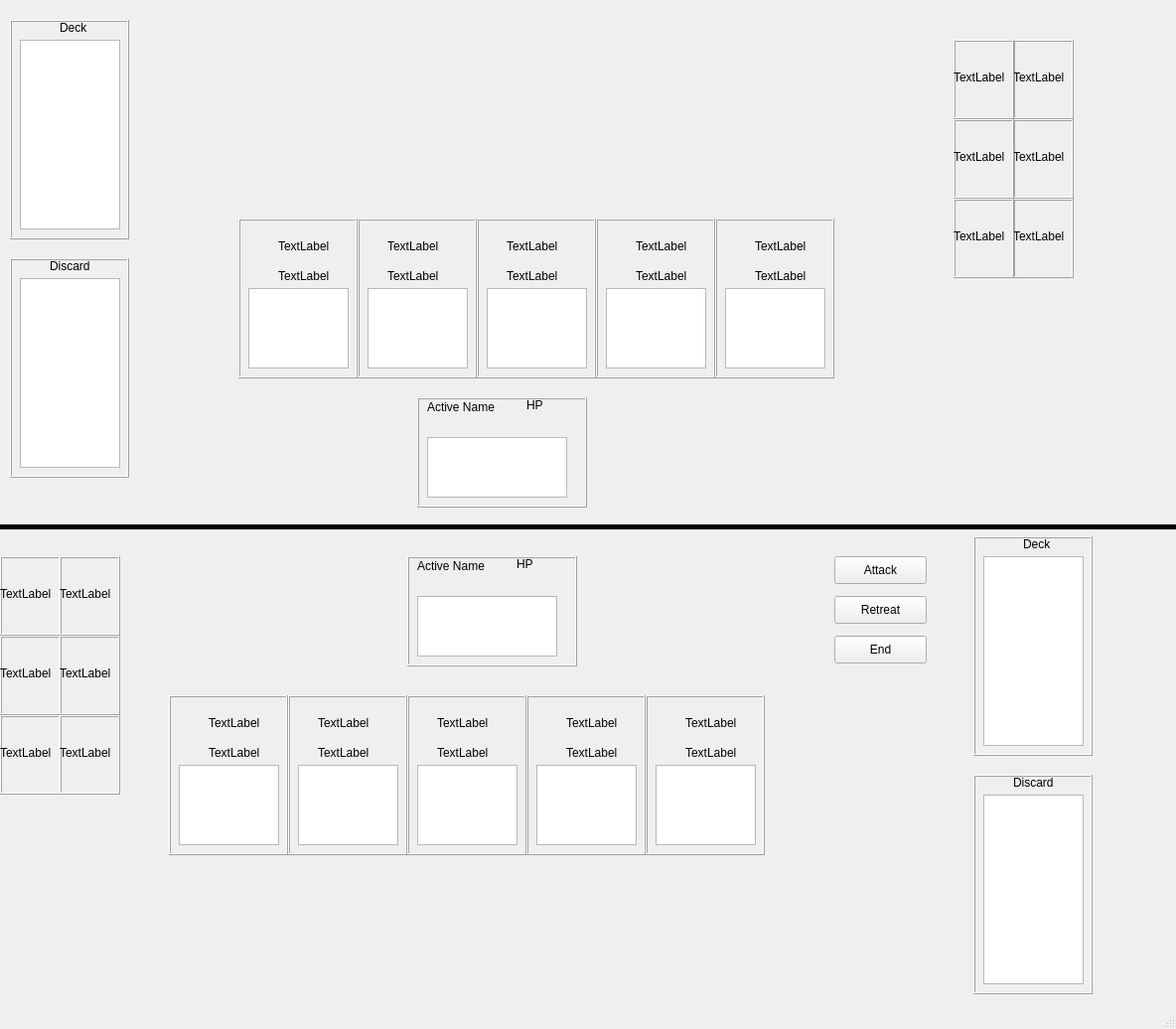
<?xml version="1.0" encoding="UTF-8"?>
<ui version="4.0">
 <class>MainWindow</class>
 <widget class="QMainWindow" name="MainWindow">
  <property name="geometry">
   <rect>
    <x>0</x>
    <y>0</y>
    <width>1184</width>
    <height>1036</height>
   </rect>
  </property>
  <property name="mouseTracking">
   <bool>true</bool>
  </property>
  <property name="windowTitle">
   <string>MainWindow</string>
  </property>
  <widget class="QWidget" name="centralwidget">
   <widget class="Line" name="line">
    <property name="geometry">
     <rect>
      <x>-10</x>
      <y>520</y>
      <width>1221</width>
      <height>20</height>
     </rect>
    </property>
    <property name="frameShadow">
     <enum>QFrame::Plain</enum>
    </property>
    <property name="lineWidth">
     <number>5</number>
    </property>
    <property name="orientation">
     <enum>Qt::Horizontal</enum>
    </property>
   </widget>
   <widget class="QFrame" name="frame">
    <property name="geometry">
     <rect>
      <x>410</x>
      <y>560</y>
      <width>171</width>
      <height>111</height>
     </rect>
    </property>
    <property name="frameShape">
     <enum>QFrame::Box</enum>
    </property>
    <property name="frameShadow">
     <enum>QFrame::Raised</enum>
    </property>
    <widget class="QLabel" name="activeName">
     <property name="geometry">
      <rect>
       <x>10</x>
       <y>0</y>
       <width>71</width>
       <height>20</height>
      </rect>
     </property>
     <property name="text">
      <string>Active Name</string>
     </property>
    </widget>
    <widget class="QLabel" name="activeHP">
     <property name="geometry">
      <rect>
       <x>110</x>
       <y>0</y>
       <width>55</width>
       <height>16</height>
      </rect>
     </property>
     <property name="text">
      <string>HP</string>
     </property>
    </widget>
    <widget class="QListView" name="activeAttach">
     <property name="geometry">
      <rect>
       <x>10</x>
       <y>40</y>
       <width>141</width>
       <height>61</height>
      </rect>
     </property>
    </widget>
   </widget>
   <widget class="QFrame" name="frame_2">
    <property name="geometry">
     <rect>
      <x>0</x>
      <y>560</y>
      <width>61</width>
      <height>80</height>
     </rect>
    </property>
    <property name="frameShape">
     <enum>QFrame::Box</enum>
    </property>
    <property name="frameShadow">
     <enum>QFrame::Raised</enum>
    </property>
    <widget class="QLabel" name="prize1">
     <property name="geometry">
      <rect>
       <x>0</x>
       <y>30</y>
       <width>55</width>
       <height>16</height>
      </rect>
     </property>
     <property name="text">
      <string>TextLabel</string>
     </property>
    </widget>
   </widget>
   <widget class="QFrame" name="frame_3">
    <property name="geometry">
     <rect>
      <x>980</x>
      <y>780</y>
      <width>120</width>
      <height>221</height>
     </rect>
    </property>
    <property name="frameShape">
     <enum>QFrame::Box</enum>
    </property>
    <property name="frameShadow">
     <enum>QFrame::Raised</enum>
    </property>
    <widget class="QListView" name="discardList">
     <property name="geometry">
      <rect>
       <x>10</x>
       <y>20</y>
       <width>101</width>
       <height>191</height>
      </rect>
     </property>
    </widget>
    <widget class="QLabel" name="discardlbl">
     <property name="geometry">
      <rect>
       <x>40</x>
       <y>0</y>
       <width>55</width>
       <height>16</height>
      </rect>
     </property>
     <property name="text">
      <string>Discard</string>
     </property>
    </widget>
   </widget>
   <widget class="QFrame" name="frame_5">
    <property name="geometry">
     <rect>
      <x>170</x>
      <y>700</y>
      <width>120</width>
      <height>161</height>
     </rect>
    </property>
    <property name="frameShape">
     <enum>QFrame::Box</enum>
    </property>
    <property name="frameShadow">
     <enum>QFrame::Raised</enum>
    </property>
    <widget class="QLabel" name="bench1Name">
     <property name="geometry">
      <rect>
       <x>40</x>
       <y>20</y>
       <width>55</width>
       <height>16</height>
      </rect>
     </property>
     <property name="text">
      <string>TextLabel</string>
     </property>
    </widget>
    <widget class="QLabel" name="bench1HP">
     <property name="geometry">
      <rect>
       <x>40</x>
       <y>50</y>
       <width>55</width>
       <height>16</height>
      </rect>
     </property>
     <property name="text">
      <string>TextLabel</string>
     </property>
    </widget>
    <widget class="QListWidget" name="bench1Attach">
     <property name="geometry">
      <rect>
       <x>10</x>
       <y>70</y>
       <width>101</width>
       <height>81</height>
      </rect>
     </property>
    </widget>
   </widget>
   <widget class="QFrame" name="frame_6">
    <property name="geometry">
     <rect>
      <x>410</x>
      <y>700</y>
      <width>120</width>
      <height>161</height>
     </rect>
    </property>
    <property name="frameShape">
     <enum>QFrame::Box</enum>
    </property>
    <property name="frameShadow">
     <enum>QFrame::Raised</enum>
    </property>
    <widget class="QLabel" name="bench3Name">
     <property name="geometry">
      <rect>
       <x>30</x>
       <y>20</y>
       <width>55</width>
       <height>16</height>
      </rect>
     </property>
     <property name="text">
      <string>TextLabel</string>
     </property>
    </widget>
    <widget class="QLabel" name="bench3HP">
     <property name="geometry">
      <rect>
       <x>30</x>
       <y>50</y>
       <width>55</width>
       <height>16</height>
      </rect>
     </property>
     <property name="text">
      <string>TextLabel</string>
     </property>
    </widget>
    <widget class="QListWidget" name="bench3Attach">
     <property name="geometry">
      <rect>
       <x>10</x>
       <y>70</y>
       <width>101</width>
       <height>81</height>
      </rect>
     </property>
    </widget>
   </widget>
   <widget class="QFrame" name="frame_7">
    <property name="geometry">
     <rect>
      <x>290</x>
      <y>700</y>
      <width>120</width>
      <height>161</height>
     </rect>
    </property>
    <property name="frameShape">
     <enum>QFrame::Box</enum>
    </property>
    <property name="frameShadow">
     <enum>QFrame::Raised</enum>
    </property>
    <widget class="QLabel" name="bench2Name">
     <property name="geometry">
      <rect>
       <x>30</x>
       <y>20</y>
       <width>55</width>
       <height>16</height>
      </rect>
     </property>
     <property name="text">
      <string>TextLabel</string>
     </property>
    </widget>
    <widget class="QLabel" name="bench2HP">
     <property name="geometry">
      <rect>
       <x>30</x>
       <y>50</y>
       <width>55</width>
       <height>16</height>
      </rect>
     </property>
     <property name="text">
      <string>TextLabel</string>
     </property>
    </widget>
    <widget class="QListWidget" name="bench2Attach">
     <property name="geometry">
      <rect>
       <x>10</x>
       <y>70</y>
       <width>101</width>
       <height>81</height>
      </rect>
     </property>
    </widget>
   </widget>
   <widget class="QFrame" name="frame_8">
    <property name="geometry">
     <rect>
      <x>530</x>
      <y>700</y>
      <width>120</width>
      <height>161</height>
     </rect>
    </property>
    <property name="frameShape">
     <enum>QFrame::Box</enum>
    </property>
    <property name="frameShadow">
     <enum>QFrame::Raised</enum>
    </property>
    <widget class="QLabel" name="bench4Name">
     <property name="geometry">
      <rect>
       <x>40</x>
       <y>20</y>
       <width>55</width>
       <height>16</height>
      </rect>
     </property>
     <property name="text">
      <string>TextLabel</string>
     </property>
    </widget>
    <widget class="QLabel" name="bench4HP">
     <property name="geometry">
      <rect>
       <x>40</x>
       <y>50</y>
       <width>55</width>
       <height>16</height>
      </rect>
     </property>
     <property name="text">
      <string>TextLabel</string>
     </property>
    </widget>
    <widget class="QListWidget" name="bench4Attach">
     <property name="geometry">
      <rect>
       <x>10</x>
       <y>70</y>
       <width>101</width>
       <height>81</height>
      </rect>
     </property>
    </widget>
   </widget>
   <widget class="QFrame" name="frame_9">
    <property name="geometry">
     <rect>
      <x>650</x>
      <y>700</y>
      <width>120</width>
      <height>161</height>
     </rect>
    </property>
    <property name="frameShape">
     <enum>QFrame::Box</enum>
    </property>
    <property name="frameShadow">
     <enum>QFrame::Raised</enum>
    </property>
    <widget class="QLabel" name="bench5Name">
     <property name="geometry">
      <rect>
       <x>40</x>
       <y>20</y>
       <width>55</width>
       <height>16</height>
      </rect>
     </property>
     <property name="text">
      <string>TextLabel</string>
     </property>
    </widget>
    <widget class="QLabel" name="bench5HP">
     <property name="geometry">
      <rect>
       <x>40</x>
       <y>50</y>
       <width>55</width>
       <height>16</height>
      </rect>
     </property>
     <property name="text">
      <string>TextLabel</string>
     </property>
    </widget>
    <widget class="QListWidget" name="bench5Attach">
     <property name="geometry">
      <rect>
       <x>10</x>
       <y>70</y>
       <width>101</width>
       <height>81</height>
      </rect>
     </property>
    </widget>
   </widget>
   <widget class="QFrame" name="frame_4">
    <property name="geometry">
     <rect>
      <x>980</x>
      <y>540</y>
      <width>120</width>
      <height>221</height>
     </rect>
    </property>
    <property name="frameShape">
     <enum>QFrame::Box</enum>
    </property>
    <property name="frameShadow">
     <enum>QFrame::Raised</enum>
    </property>
    <widget class="QListView" name="deckList">
     <property name="geometry">
      <rect>
       <x>10</x>
       <y>20</y>
       <width>101</width>
       <height>191</height>
      </rect>
     </property>
    </widget>
    <widget class="QLabel" name="decklbl">
     <property name="geometry">
      <rect>
       <x>50</x>
       <y>0</y>
       <width>55</width>
       <height>16</height>
      </rect>
     </property>
     <property name="text">
      <string>Deck</string>
     </property>
    </widget>
   </widget>
   <widget class="QFrame" name="frame_10">
    <property name="geometry">
     <rect>
      <x>60</x>
      <y>560</y>
      <width>61</width>
      <height>80</height>
     </rect>
    </property>
    <property name="frameShape">
     <enum>QFrame::Box</enum>
    </property>
    <property name="frameShadow">
     <enum>QFrame::Raised</enum>
    </property>
    <widget class="QLabel" name="prize2">
     <property name="geometry">
      <rect>
       <x>0</x>
       <y>30</y>
       <width>55</width>
       <height>16</height>
      </rect>
     </property>
     <property name="text">
      <string>TextLabel</string>
     </property>
    </widget>
   </widget>
   <widget class="QFrame" name="frame_11">
    <property name="geometry">
     <rect>
      <x>0</x>
      <y>640</y>
      <width>61</width>
      <height>80</height>
     </rect>
    </property>
    <property name="frameShape">
     <enum>QFrame::Box</enum>
    </property>
    <property name="frameShadow">
     <enum>QFrame::Raised</enum>
    </property>
    <widget class="QLabel" name="prize3">
     <property name="geometry">
      <rect>
       <x>0</x>
       <y>30</y>
       <width>55</width>
       <height>16</height>
      </rect>
     </property>
     <property name="text">
      <string>TextLabel</string>
     </property>
    </widget>
   </widget>
   <widget class="QFrame" name="frame_12">
    <property name="geometry">
     <rect>
      <x>60</x>
      <y>640</y>
      <width>61</width>
      <height>80</height>
     </rect>
    </property>
    <property name="frameShape">
     <enum>QFrame::Box</enum>
    </property>
    <property name="frameShadow">
     <enum>QFrame::Raised</enum>
    </property>
    <widget class="QLabel" name="prize4">
     <property name="geometry">
      <rect>
       <x>0</x>
       <y>30</y>
       <width>55</width>
       <height>16</height>
      </rect>
     </property>
     <property name="text">
      <string>TextLabel</string>
     </property>
    </widget>
   </widget>
   <widget class="QFrame" name="frame_13">
    <property name="geometry">
     <rect>
      <x>0</x>
      <y>720</y>
      <width>61</width>
      <height>80</height>
     </rect>
    </property>
    <property name="frameShape">
     <enum>QFrame::Box</enum>
    </property>
    <property name="frameShadow">
     <enum>QFrame::Raised</enum>
    </property>
    <widget class="QLabel" name="prize5">
     <property name="geometry">
      <rect>
       <x>0</x>
       <y>30</y>
       <width>55</width>
       <height>16</height>
      </rect>
     </property>
     <property name="text">
      <string>TextLabel</string>
     </property>
    </widget>
   </widget>
   <widget class="QFrame" name="frame_14">
    <property name="geometry">
     <rect>
      <x>60</x>
      <y>720</y>
      <width>61</width>
      <height>80</height>
     </rect>
    </property>
    <property name="frameShape">
     <enum>QFrame::Box</enum>
    </property>
    <property name="frameShadow">
     <enum>QFrame::Raised</enum>
    </property>
    <widget class="QLabel" name="prize6">
     <property name="geometry">
      <rect>
       <x>0</x>
       <y>30</y>
       <width>55</width>
       <height>16</height>
      </rect>
     </property>
     <property name="text">
      <string>TextLabel</string>
     </property>
    </widget>
   </widget>
   <widget class="QFrame" name="frame_15">
    <property name="geometry">
     <rect>
      <x>1020</x>
      <y>120</y>
      <width>61</width>
      <height>80</height>
     </rect>
    </property>
    <property name="frameShape">
     <enum>QFrame::Box</enum>
    </property>
    <property name="frameShadow">
     <enum>QFrame::Raised</enum>
    </property>
    <widget class="QLabel" name="oppprize4">
     <property name="geometry">
      <rect>
       <x>0</x>
       <y>30</y>
       <width>55</width>
       <height>16</height>
      </rect>
     </property>
     <property name="text">
      <string>TextLabel</string>
     </property>
    </widget>
   </widget>
   <widget class="QFrame" name="frame_16">
    <property name="geometry">
     <rect>
      <x>960</x>
      <y>120</y>
      <width>61</width>
      <height>80</height>
     </rect>
    </property>
    <property name="frameShape">
     <enum>QFrame::Box</enum>
    </property>
    <property name="frameShadow">
     <enum>QFrame::Raised</enum>
    </property>
    <widget class="QLabel" name="oppprize3">
     <property name="geometry">
      <rect>
       <x>0</x>
       <y>30</y>
       <width>55</width>
       <height>16</height>
      </rect>
     </property>
     <property name="text">
      <string>TextLabel</string>
     </property>
    </widget>
   </widget>
   <widget class="QFrame" name="frame_17">
    <property name="geometry">
     <rect>
      <x>1020</x>
      <y>40</y>
      <width>61</width>
      <height>80</height>
     </rect>
    </property>
    <property name="frameShape">
     <enum>QFrame::Box</enum>
    </property>
    <property name="frameShadow">
     <enum>QFrame::Raised</enum>
    </property>
    <widget class="QLabel" name="oppprize2">
     <property name="geometry">
      <rect>
       <x>0</x>
       <y>30</y>
       <width>55</width>
       <height>16</height>
      </rect>
     </property>
     <property name="text">
      <string>TextLabel</string>
     </property>
    </widget>
   </widget>
   <widget class="QFrame" name="frame_18">
    <property name="geometry">
     <rect>
      <x>960</x>
      <y>40</y>
      <width>61</width>
      <height>80</height>
     </rect>
    </property>
    <property name="frameShape">
     <enum>QFrame::Box</enum>
    </property>
    <property name="frameShadow">
     <enum>QFrame::Raised</enum>
    </property>
    <widget class="QLabel" name="oppprize1">
     <property name="geometry">
      <rect>
       <x>0</x>
       <y>30</y>
       <width>55</width>
       <height>16</height>
      </rect>
     </property>
     <property name="text">
      <string>TextLabel</string>
     </property>
    </widget>
   </widget>
   <widget class="QFrame" name="frame_19">
    <property name="geometry">
     <rect>
      <x>1020</x>
      <y>200</y>
      <width>61</width>
      <height>80</height>
     </rect>
    </property>
    <property name="frameShape">
     <enum>QFrame::Box</enum>
    </property>
    <property name="frameShadow">
     <enum>QFrame::Raised</enum>
    </property>
    <widget class="QLabel" name="oppprize6">
     <property name="geometry">
      <rect>
       <x>0</x>
       <y>30</y>
       <width>55</width>
       <height>16</height>
      </rect>
     </property>
     <property name="text">
      <string>TextLabel</string>
     </property>
    </widget>
   </widget>
   <widget class="QFrame" name="frame_20">
    <property name="geometry">
     <rect>
      <x>960</x>
      <y>200</y>
      <width>61</width>
      <height>80</height>
     </rect>
    </property>
    <property name="frameShape">
     <enum>QFrame::Box</enum>
    </property>
    <property name="frameShadow">
     <enum>QFrame::Raised</enum>
    </property>
    <widget class="QLabel" name="oppprize5">
     <property name="geometry">
      <rect>
       <x>0</x>
       <y>30</y>
       <width>55</width>
       <height>16</height>
      </rect>
     </property>
     <property name="text">
      <string>TextLabel</string>
     </property>
    </widget>
   </widget>
   <widget class="QFrame" name="frame_21">
    <property name="geometry">
     <rect>
      <x>10</x>
      <y>20</y>
      <width>120</width>
      <height>221</height>
     </rect>
    </property>
    <property name="frameShape">
     <enum>QFrame::Box</enum>
    </property>
    <property name="frameShadow">
     <enum>QFrame::Raised</enum>
    </property>
    <widget class="QListView" name="oppdeckList">
     <property name="geometry">
      <rect>
       <x>10</x>
       <y>20</y>
       <width>101</width>
       <height>191</height>
      </rect>
     </property>
    </widget>
    <widget class="QLabel" name="decklbl_2">
     <property name="geometry">
      <rect>
       <x>50</x>
       <y>0</y>
       <width>55</width>
       <height>16</height>
      </rect>
     </property>
     <property name="text">
      <string>Deck</string>
     </property>
    </widget>
   </widget>
   <widget class="QFrame" name="frame_22">
    <property name="geometry">
     <rect>
      <x>10</x>
      <y>260</y>
      <width>120</width>
      <height>221</height>
     </rect>
    </property>
    <property name="frameShape">
     <enum>QFrame::Box</enum>
    </property>
    <property name="frameShadow">
     <enum>QFrame::Raised</enum>
    </property>
    <widget class="QListView" name="oppdiscardList">
     <property name="geometry">
      <rect>
       <x>10</x>
       <y>20</y>
       <width>101</width>
       <height>191</height>
      </rect>
     </property>
    </widget>
    <widget class="QLabel" name="discardlbl_2">
     <property name="geometry">
      <rect>
       <x>40</x>
       <y>0</y>
       <width>55</width>
       <height>16</height>
      </rect>
     </property>
     <property name="text">
      <string>Discard</string>
     </property>
    </widget>
   </widget>
   <widget class="QFrame" name="frame_23">
    <property name="geometry">
     <rect>
      <x>360</x>
      <y>220</y>
      <width>120</width>
      <height>161</height>
     </rect>
    </property>
    <property name="frameShape">
     <enum>QFrame::Box</enum>
    </property>
    <property name="frameShadow">
     <enum>QFrame::Raised</enum>
    </property>
    <widget class="QLabel" name="oppbench2Name">
     <property name="geometry">
      <rect>
       <x>30</x>
       <y>20</y>
       <width>55</width>
       <height>16</height>
      </rect>
     </property>
     <property name="text">
      <string>TextLabel</string>
     </property>
    </widget>
    <widget class="QLabel" name="oppbench2HP">
     <property name="geometry">
      <rect>
       <x>30</x>
       <y>50</y>
       <width>55</width>
       <height>16</height>
      </rect>
     </property>
     <property name="text">
      <string>TextLabel</string>
     </property>
    </widget>
    <widget class="QListWidget" name="oppbench2Attach">
     <property name="geometry">
      <rect>
       <x>10</x>
       <y>70</y>
       <width>101</width>
       <height>81</height>
      </rect>
     </property>
    </widget>
   </widget>
   <widget class="QFrame" name="frame_24">
    <property name="geometry">
     <rect>
      <x>420</x>
      <y>400</y>
      <width>171</width>
      <height>111</height>
     </rect>
    </property>
    <property name="frameShape">
     <enum>QFrame::Box</enum>
    </property>
    <property name="frameShadow">
     <enum>QFrame::Raised</enum>
    </property>
    <widget class="QLabel" name="oppactiveName">
     <property name="geometry">
      <rect>
       <x>10</x>
       <y>0</y>
       <width>71</width>
       <height>20</height>
      </rect>
     </property>
     <property name="text">
      <string>Active Name</string>
     </property>
    </widget>
    <widget class="QLabel" name="oppactiveHP">
     <property name="geometry">
      <rect>
       <x>110</x>
       <y>0</y>
       <width>55</width>
       <height>16</height>
      </rect>
     </property>
     <property name="text">
      <string>HP</string>
     </property>
    </widget>
    <widget class="QListView" name="oppactiveAttach_2">
     <property name="geometry">
      <rect>
       <x>10</x>
       <y>40</y>
       <width>141</width>
       <height>61</height>
      </rect>
     </property>
    </widget>
   </widget>
   <widget class="QFrame" name="frame_25">
    <property name="geometry">
     <rect>
      <x>600</x>
      <y>220</y>
      <width>120</width>
      <height>161</height>
     </rect>
    </property>
    <property name="frameShape">
     <enum>QFrame::Box</enum>
    </property>
    <property name="frameShadow">
     <enum>QFrame::Raised</enum>
    </property>
    <widget class="QLabel" name="oppbench4Name">
     <property name="geometry">
      <rect>
       <x>40</x>
       <y>20</y>
       <width>55</width>
       <height>16</height>
      </rect>
     </property>
     <property name="text">
      <string>TextLabel</string>
     </property>
    </widget>
    <widget class="QLabel" name="oppbench4HP_2">
     <property name="geometry">
      <rect>
       <x>40</x>
       <y>50</y>
       <width>55</width>
       <height>16</height>
      </rect>
     </property>
     <property name="text">
      <string>TextLabel</string>
     </property>
    </widget>
    <widget class="QListWidget" name="oppbench4Attach">
     <property name="geometry">
      <rect>
       <x>10</x>
       <y>70</y>
       <width>101</width>
       <height>81</height>
      </rect>
     </property>
    </widget>
   </widget>
   <widget class="QFrame" name="frame_26">
    <property name="geometry">
     <rect>
      <x>480</x>
      <y>220</y>
      <width>120</width>
      <height>161</height>
     </rect>
    </property>
    <property name="frameShape">
     <enum>QFrame::Box</enum>
    </property>
    <property name="frameShadow">
     <enum>QFrame::Raised</enum>
    </property>
    <widget class="QLabel" name="oppbench3Name">
     <property name="geometry">
      <rect>
       <x>30</x>
       <y>20</y>
       <width>55</width>
       <height>16</height>
      </rect>
     </property>
     <property name="text">
      <string>TextLabel</string>
     </property>
    </widget>
    <widget class="QLabel" name="oppbench3HP">
     <property name="geometry">
      <rect>
       <x>30</x>
       <y>50</y>
       <width>55</width>
       <height>16</height>
      </rect>
     </property>
     <property name="text">
      <string>TextLabel</string>
     </property>
    </widget>
    <widget class="QListWidget" name="oppbench3Attach">
     <property name="geometry">
      <rect>
       <x>10</x>
       <y>70</y>
       <width>101</width>
       <height>81</height>
      </rect>
     </property>
    </widget>
   </widget>
   <widget class="QFrame" name="frame_27">
    <property name="geometry">
     <rect>
      <x>720</x>
      <y>220</y>
      <width>120</width>
      <height>161</height>
     </rect>
    </property>
    <property name="frameShape">
     <enum>QFrame::Box</enum>
    </property>
    <property name="frameShadow">
     <enum>QFrame::Raised</enum>
    </property>
    <widget class="QLabel" name="oppbench5Name">
     <property name="geometry">
      <rect>
       <x>40</x>
       <y>20</y>
       <width>55</width>
       <height>16</height>
      </rect>
     </property>
     <property name="text">
      <string>TextLabel</string>
     </property>
    </widget>
    <widget class="QLabel" name="oppbench5HP">
     <property name="geometry">
      <rect>
       <x>40</x>
       <y>50</y>
       <width>55</width>
       <height>16</height>
      </rect>
     </property>
     <property name="text">
      <string>TextLabel</string>
     </property>
    </widget>
    <widget class="QListWidget" name="oppbench5Attach">
     <property name="geometry">
      <rect>
       <x>10</x>
       <y>70</y>
       <width>101</width>
       <height>81</height>
      </rect>
     </property>
    </widget>
   </widget>
   <widget class="QFrame" name="frame_28">
    <property name="geometry">
     <rect>
      <x>240</x>
      <y>220</y>
      <width>120</width>
      <height>161</height>
     </rect>
    </property>
    <property name="frameShape">
     <enum>QFrame::Box</enum>
    </property>
    <property name="frameShadow">
     <enum>QFrame::Raised</enum>
    </property>
    <widget class="QLabel" name="oppbench1Name">
     <property name="geometry">
      <rect>
       <x>40</x>
       <y>20</y>
       <width>55</width>
       <height>16</height>
      </rect>
     </property>
     <property name="text">
      <string>TextLabel</string>
     </property>
    </widget>
    <widget class="QLabel" name="oppbench1HP">
     <property name="geometry">
      <rect>
       <x>40</x>
       <y>50</y>
       <width>55</width>
       <height>16</height>
      </rect>
     </property>
     <property name="text">
      <string>TextLabel</string>
     </property>
    </widget>
    <widget class="QListWidget" name="oppAttach">
     <property name="geometry">
      <rect>
       <x>10</x>
       <y>70</y>
       <width>101</width>
       <height>81</height>
      </rect>
     </property>
    </widget>
   </widget>
   <widget class="QPushButton" name="atkButton">
    <property name="geometry">
     <rect>
      <x>840</x>
      <y>560</y>
      <width>93</width>
      <height>28</height>
     </rect>
    </property>
    <property name="text">
     <string>Attack</string>
    </property>
   </widget>
   <widget class="QPushButton" name="retreatButton">
    <property name="geometry">
     <rect>
      <x>840</x>
      <y>600</y>
      <width>93</width>
      <height>28</height>
     </rect>
    </property>
    <property name="text">
     <string>Retreat</string>
    </property>
   </widget>
   <widget class="QPushButton" name="endButton">
    <property name="geometry">
     <rect>
      <x>840</x>
      <y>640</y>
      <width>93</width>
      <height>28</height>
     </rect>
    </property>
    <property name="text">
     <string>End</string>
    </property>
   </widget>
  </widget>
  <widget class="QMenuBar" name="menubar">
   <property name="geometry">
    <rect>
     <x>0</x>
     <y>0</y>
     <width>1184</width>
     <height>26</height>
    </rect>
   </property>
  </widget>
  <widget class="QStatusBar" name="statusbar"/>
 </widget>
 <resources/>
 <connections/>
</ui>
